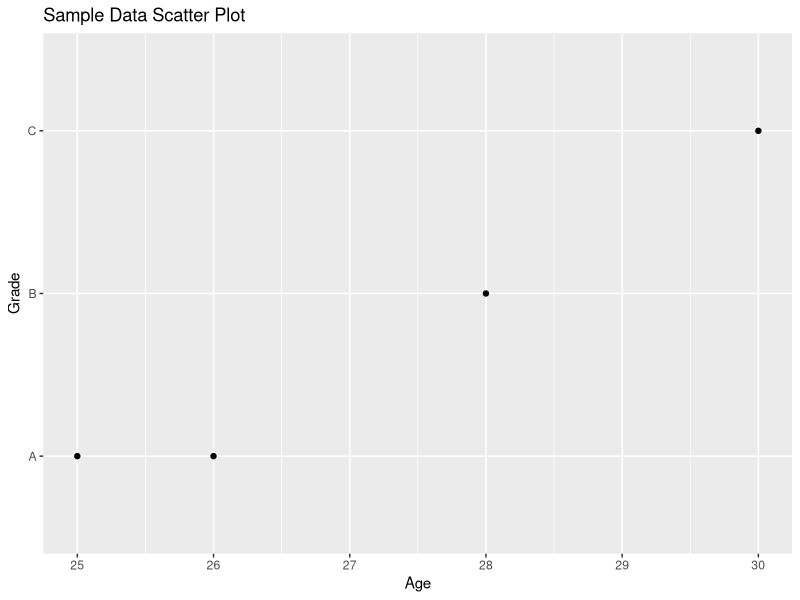

This chart was generated by the following R code:
library(openxlsx)
library(ggplot2)

# Read data from Excel file
data <- read.xlsx("sample.xlsx")

# Create a scatter plot
scatter_plot <- ggplot(data, aes(x = Age, y = Grade)) +
  geom_point() +
  labs(x = "Age", y = "Grade") +
  ggtitle("Sample Data Scatter Plot")

# Save the plot as a PDF file
ggsave("scatter_plot.pdf", scatter_plot, width = 7, height = 7, units = "in")
